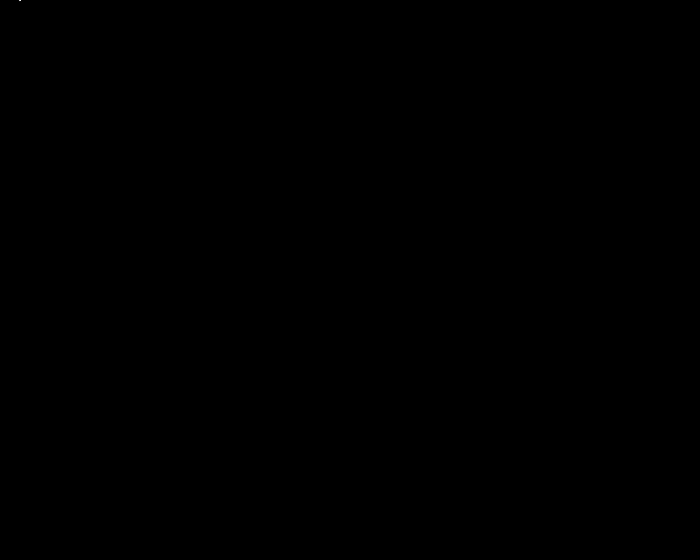
Frame 1 (no input)
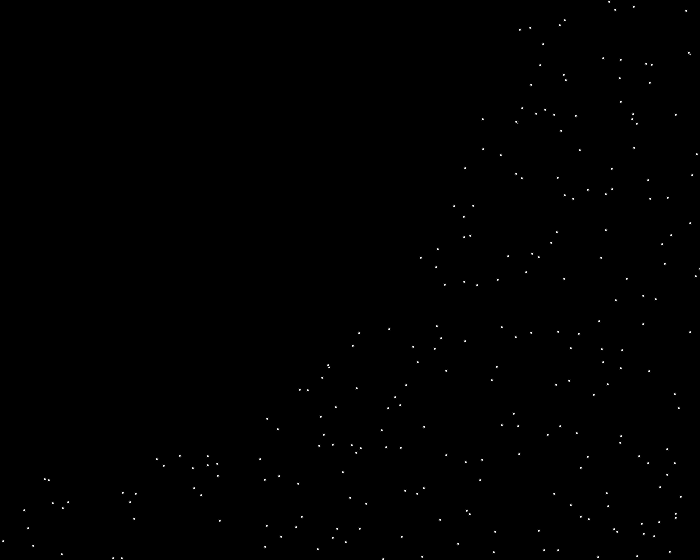
Frame 60 (the mouse pressed at the canvas centre just before this capture)
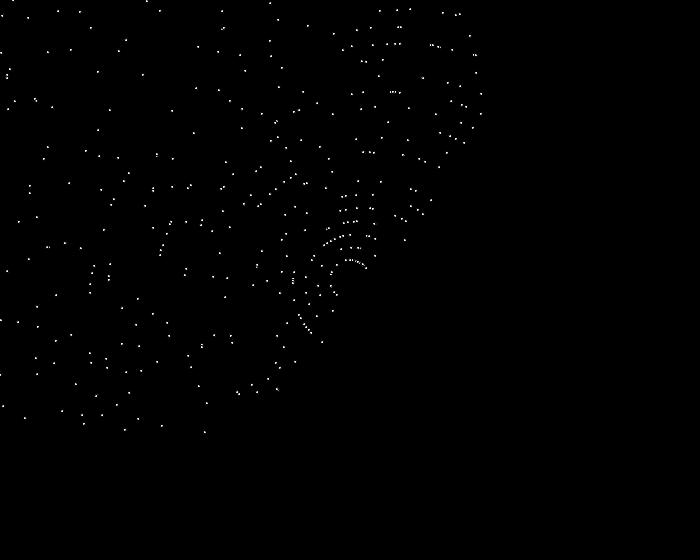
Frame 120 (the mouse held since frame 60 and released just before this capture)

The Processing sketch that drew these frames (run headless with seeded random() and noise(); from frame 60 on, the mouse is pressed at the canvas centre):

// Processing sketch: star_field
// ── star_field.pde
Star[] stars = new Star[2000];
void setup()
{
  size(700,560);
  for(int i=0;i<2000;i++)
  {
    stars[i] = new Star();
  }
}
void draw()
{
  background(0);
  for(int i=0;i<2000;i++)
  {
    stars[i].show();
    stars[i].move();
    stars[i].incrRadius();
  }
}
// ── Star.pde
class Star
{
  float x,y,radius=3,far=1,till,angle,speed,alpha=255;
  Star()
  {
    x = (mouseX)+20*cos(radians(angle));
    y = (mouseY)+20*sin(radians(angle));
    till = dist(x,y,width,height);
    far=0;
    angle = random(360);
    speed = random(8,16);
  }
  void show()
  {
    fill(255,alpha);
    ellipse(x,y,radius,radius);
  }
  void move()
  {
    far = dist(width/2,height/2,x,y);
    if(far>2*till)
    {
      x = (mouseX)+20*cos(radians(angle));
      y = (mouseY)+20*sin(radians(angle));
    }
    else
    {
      x = x+speed*cos(radians(angle));
      y = y+speed*sin(radians(angle));
    }
  }
  void incrRadius()
  {
    if(far>2*till)
    {
      radius = 3;
    }
    else
    {
      radius = radius+1/2;
    }
  }
  void changeAlpha()
  {
    if(far>2*till)
    {
      alpha = 100;
    }
    else
    {
      alpha-=10;
    }
  }
}
